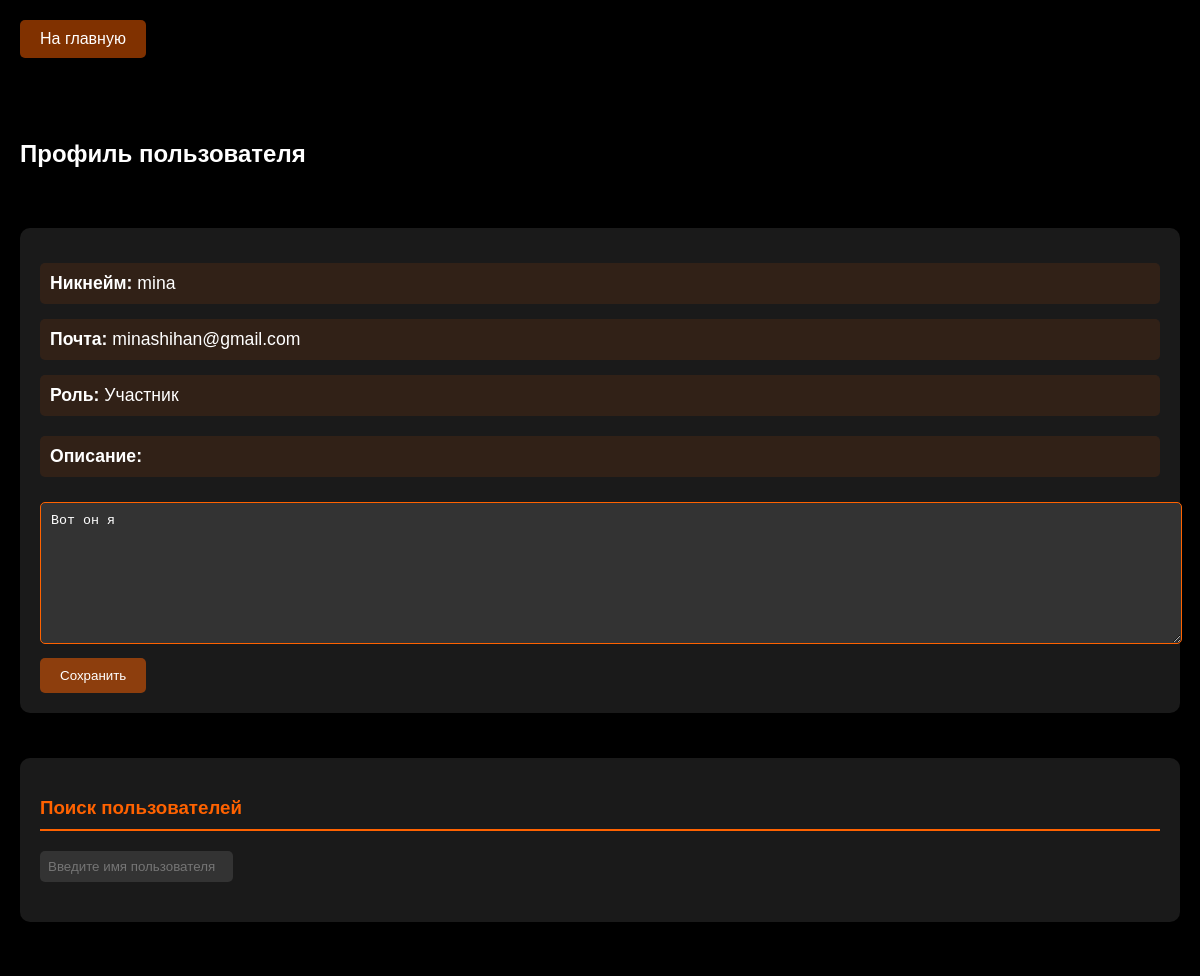
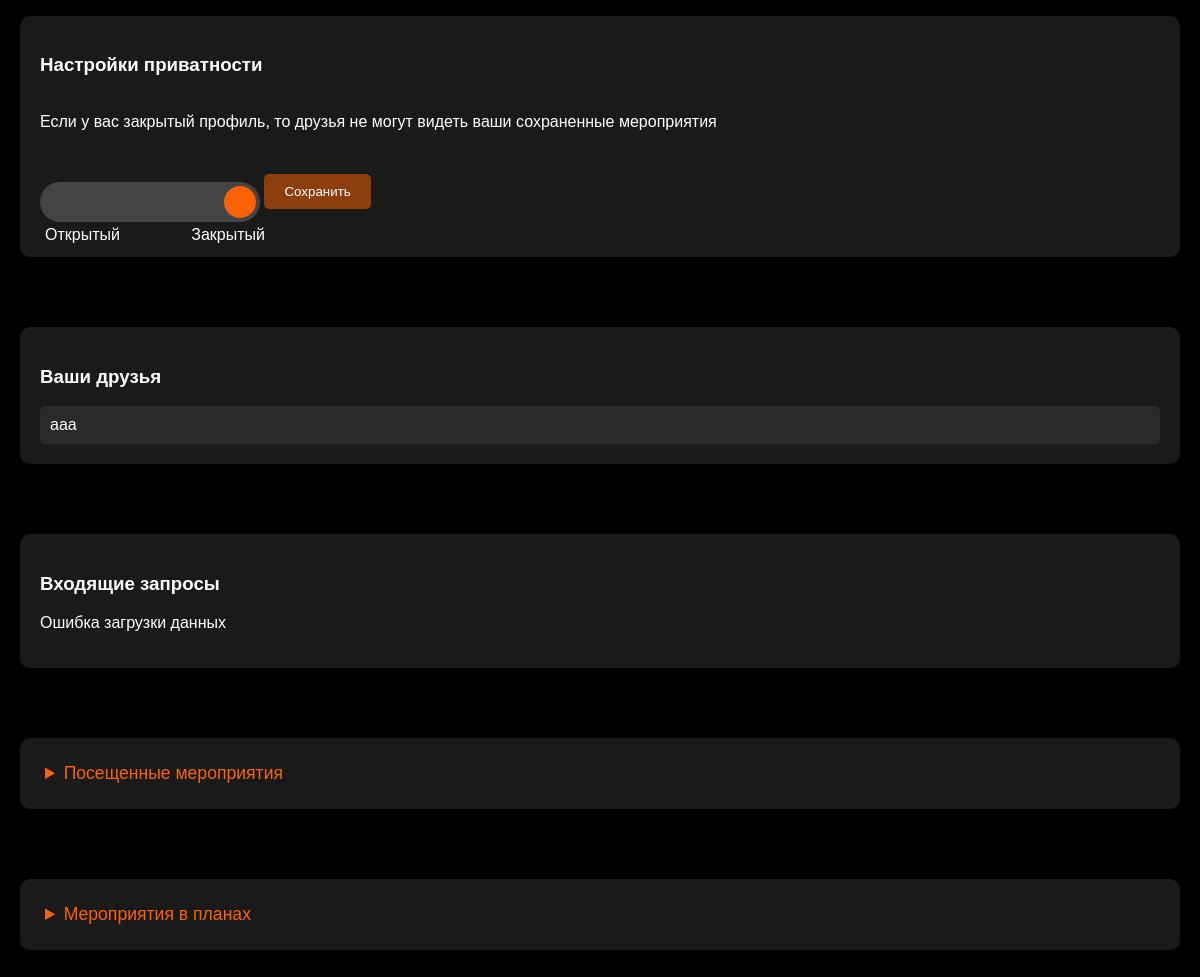
Page /profile (signed in) on the committed database (2 pictures, top to bottom).
### app/app.py (models this page shows)
class User(db.Model):
    id = db.Column(db.Integer, primary_key=True)
    username = db.Column(db.String(50), unique=True, nullable=False)
    email = db.Column(db.String(100), unique=True, nullable=False)
    password = db.Column(db.String(100), nullable=False)
    role = db.Column(db.String(20), nullable=False, default='participant')
    email_confirmed = db.Column(db.Boolean, default=False)
    email_confirmed_on = db.Column(db.DateTime, nullable=True)
    description = db.Column(db.Text, nullable=True)
    is_private = db.Column(db.Boolean, default=False, nullable=False)
    favorite_organizers = db.relationship(
        'User',
        secondary='user_organizer',
        primaryjoin='UserOrganizer.user_id == User.id',
        secondaryjoin='UserOrganizer.organizer_id == User.id',
        backref=db.backref('followers', lazy='dynamic')
    )
    favorite_tags = db.relationship(
        'Tag',
        secondary='user_tag',
        backref=db.backref('users_favorited', lazy='dynamic')
    )
    event_statuses = db.relationship(
        'UserEventStatus',
        backref=db.backref('user', lazy='joined'),
        lazy='dynamic'
    )
    @property
    def friends(self):
        sent = [f.receiver for f in self.sent_requests if f.status == 'accepted']
        received = [f.sender for f in self.received_requests if f.status == 'accepted']
        return list(set(sent + received))

### app/app.py (the view)
@app.route('/profile')
def profile():
    if 'username' not in session:
        return redirect(url_for('home'))
    user = User.query.filter_by(username=session['username']).first()
    if not user:
        session.clear()
        return redirect(url_for('login'))
    statuses = user.event_statuses.all()
    planned_events = []
    attended_events = []
    for status in statuses:
        event = Event.query.get(status.event_id)
        if event and event.is_active:
            if status.status == 'planned':
                planned_events.append(event)
            elif status.status == 'attended':
                attended_events.append(event)
    role = ROLE_TRANSLATIONS.get(
        user.role.lower(),
        user.role.capitalize()  # Для неизвестных ролей
    )
    return render_template('profile.html',
                         user=user,
                         username=user.username,
                         email=user.email,
                         role=role,
                         attended_events=attended_events,
                         planned_events=planned_events,
                         description = user.description)

### app/templates/profile.html (shortened to what this page needs)
<!DOCTYPE html>
<html>
<head>
    <link rel="stylesheet" href="{{ url_for('static', filename='styles.css') }}">
</head>
<body>
    <div class="header">
        <a href="{{ url_for('home') }}" class="menu-btn">На главную</a>
    </div>
    <div class="posts-container">
        <h2>Профиль пользователя</h2>
        <div class="profile-info">
            <p><strong>Никнейм:</strong> {{ username }}</p>
            <p><strong>Почта:</strong> {{ email }}</p>
            <p><strong>Роль:</strong> {{ role }}</p>
            <div class="description-section">
                <p><strong>Описание:</strong></p>
                <form id="description-form" onsubmit="updateDescription(event)">
                    <textarea
                        id="user-description"
                        class="description-input"
                        placeholder="Расскажите о себе..."
                    >{{ description if description else '' }}</textarea>
                    <button type="submit" class="menu-btn">Сохранить</button>
                </form>
            </div>
        </div>
        <div class="friends-section">
            <h3>Поиск пользователей</h3>
            <div class="search-friends">
                <input type="text"
                       id="friend-search"
                       class="search-input"
                       placeholder="Введите имя пользователя">
            </div>
        </div>
        <div class="privacy-section">
            <h3>Настройки приватности</h3>
            <br>Если у вас закрытый профиль, то друзья не могут видеть ваши сохраненные мероприятия </br>
            <br> </br>
            <form id="privacy-form" onsubmit="updatePrivacy(event)">
                <label class="privacy-toggle">
                    <span class="slider"></span>
                    <span class="labels">
                        <span class="public">Открытый</span>
                        <span class="private">Закрытый</span>
                    </span>
                </label>
                <button type="submit" class="menu-btn">Сохранить</button>
            </form>
        </div>
        <div class="friends-list-section">
            <h3>Ваши друзья</h3>
            <div class="friends-container">
                {% for friend in user.friends %}
                    <a href="{{ url_for('user_profile', username=friend.username) }}"
                       class="friend-item">
                        <span>{{ friend.username }}</span>
                    </a>
                {% else %}
                    <p class="empty-message">У вас пока нет друзей</p>
                {% endfor %}
            </div>
        </div>
        <div class="friend-requests-section">
            <h3>Входящие запросы</h3>
            <div id="friend-requests-list"></div>
        </div>
        <details class="events-section">
            <summary>Посещенные мероприятия</summary>
        </details>
        <details class="events-section">
            <summary>Мероприятия в планах</summary>
        </details>
    </div>
</body>
</html>

### app/static/styles.css (style rules this page uses)
body { margin: 0; padding: 0; background: #000000; color: #ffffff; font-family: Arial, sans-serif; }
.header { background: rgba(0, 0, 0, 0.8); padding: 20px; display: flex; align-items: center; justify-content: space-between; position: fixed; width: 100%; top: 0; z-index: 1000; }
.menu-btn { padding: 10px 20px; background: rgba(255, 98, 0, 0.5); border: none; color: white; cursor: pointer; border-radius: 5px; transition: background 0.3s ease; text-decoration: none; }
.search-input { padding: 8px; background: #333333; border: none; color: white; border-radius: 5px; }
.posts-container { margin-top: 100px; padding: 20px; display: grid; gap: 20px; }
.profile-info { background: #1a1a1a; padding: 20px; border-radius: 10px; margin-top: 20px; }
.profile-info p { font-size: 1.1em; margin: 15px 0; padding: 10px; background: rgba(255, 98, 0, 0.1); border-radius: 5px; }
.description-section { margin-top: 20px; }
.description-input { width: 100%; height: 120px; padding: 10px; background: #333; border: 1px solid #ff6200; border-radius: 5px; color: white; margin: 10px 0; resize: vertical; }
.search-friends { margin: 20px 0; position: relative; }
.friends-section { background: #1a1a1a; padding: 20px; border-radius: 10px; margin: 25px 0; }
.friends-section h3 { color: #ff6200; margin-bottom: 15px; border-bottom: 2px solid #ff6200; padding-bottom: 10px; }
.friend-requests-section { background: #1a1a1a; padding: 20px; border-radius: 10px; margin: 25px 0; }
.friends-list-section { background: #1a1a1a; padding: 20px; border-radius: 10px; margin: 25px 0; }
.friends-container { display: grid; gap: 15px; }
.friend-item { display: flex; align-items: center; gap: 15px; padding: 10px; background: #2a2a2a; border-radius: 5px; text-decoration: none; color: white; transition: transform 0.2s; }
.privacy-section { background: #1a1a1a; padding: 20px; border-radius: 10px; margin: 25px 0; }
.privacy-toggle { position: relative; display: inline-block; width: 220px; height: 40px; margin: 15px 0; }
.slider { position: absolute; cursor: pointer; top: 0; left: 0; right: 0; bottom: 0; background-color: #333; transition: .4s; border-radius: 20px; }
.slider:before { position: absolute; content: ""; height: 32px; width: 32px; left: 4px; bottom: 4px; background-color: #ff6200; transition: .4s; border-radius: 50%; }
input:checked + .slider { background-color: #444; }
input:checked + .slider:before { transform: translateX(180px); }
.labels { position: absolute; width: 100%; height: 100%; display: flex; justify-content: space-between; align-items: center; margin-top: 15px; padding: 0 5px; color: white; pointer-events: none; }
.events-section { margin: 25px 0; background: #1a1a1a; padding: 15px; border-radius: 10px; }
.events-section summary { cursor: pointer; font-size: 1.1em; color: #ff6200; padding: 10px; }

### rows in the picture
User: username "mina", email "minashihan@gmail.com", description "Вот он я"
User: username "aaa"

### other values in the picture
{{ role }} "Участник"
